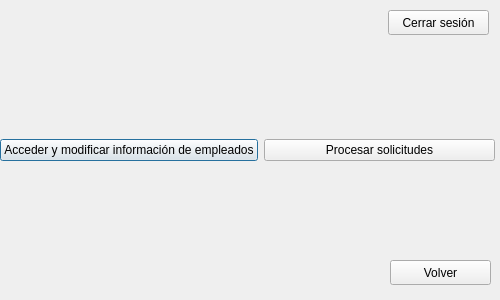
<?xml version="1.0" encoding="UTF-8"?>
<ui version="4.0">
 <class>manager</class>
 <widget class="QDialog" name="manager">
  <property name="geometry">
   <rect>
    <x>0</x>
    <y>0</y>
    <width>500</width>
    <height>300</height>
   </rect>
  </property>
  <property name="windowTitle">
   <string>Dialog</string>
  </property>
  <widget class="QWidget" name="horizontalLayoutWidget">
   <property name="geometry">
    <rect>
     <x>0</x>
     <y>110</y>
     <width>495</width>
     <height>80</height>
    </rect>
   </property>
   <layout class="QHBoxLayout" name="horizontalLayout">
    <item>
     <widget class="QPushButton" name="employee_information">
      <property name="sizePolicy">
       <sizepolicy hsizetype="Minimum" vsizetype="Fixed">
        <horstretch>0</horstretch>
        <verstretch>0</verstretch>
       </sizepolicy>
      </property>
      <property name="text">
       <string>Acceder y modificar información de empleados</string>
      </property>
     </widget>
    </item>
    <item>
     <widget class="QPushButton" name="employee_information_2">
      <property name="sizePolicy">
       <sizepolicy hsizetype="Minimum" vsizetype="Fixed">
        <horstretch>0</horstretch>
        <verstretch>0</verstretch>
       </sizepolicy>
      </property>
      <property name="text">
       <string>Procesar solicitudes</string>
      </property>
     </widget>
    </item>
   </layout>
  </widget>
  <widget class="QPushButton" name="close_session">
   <property name="geometry">
    <rect>
     <x>388</x>
     <y>10</y>
     <width>101</width>
     <height>25</height>
    </rect>
   </property>
   <property name="text">
    <string>Cerrar sesión</string>
   </property>
  </widget>
  <widget class="QPushButton" name="return_2">
   <property name="geometry">
    <rect>
     <x>390</x>
     <y>260</y>
     <width>101</width>
     <height>25</height>
    </rect>
   </property>
   <property name="text">
    <string>Volver</string>
   </property>
  </widget>
 </widget>
 <resources/>
 <connections/>
</ui>
